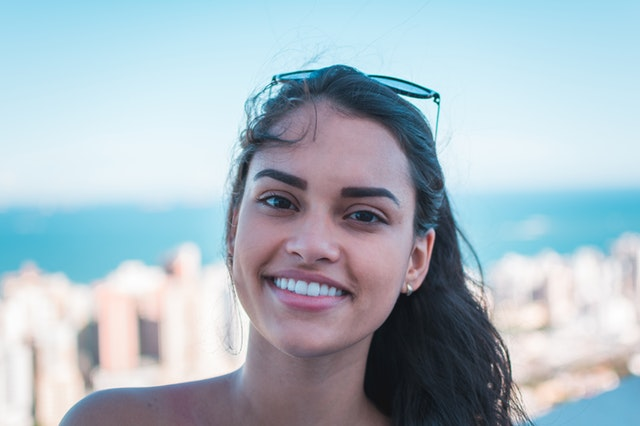
#> input picture opencv/opencv(8) temel işlemler/smile.jpg, 640 x 426 px
$ python 'morfolojik işlemler.py'
#> lines starting #> are read from the running program, lines starting #| are printed output that depends on the picture
import cv2
import numpy as np

img = cv2.imread("smile.jpg", 0)
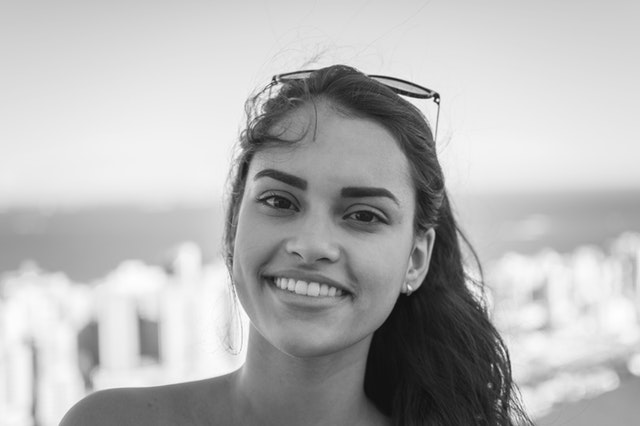
#> img: shape (426, 640); min 12, max 255, mean 181.5

kernel = np.ones((5,5),np.uint8) # bu matrisi üzerinde 5 kez uygulatıyor

# [11 lines of commented-out code are left out]

gradient = cv2.morphologyEx(img, cv2.MORPH_GRADIENT,kernel) # nesne dışı beyaz içi siyah olarak bırakır
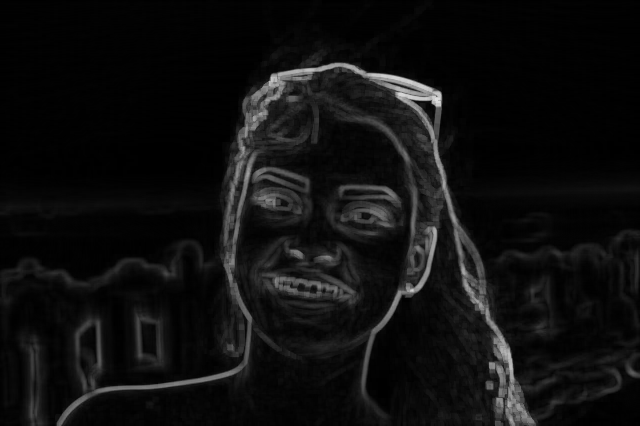
#> gradient: shape (426, 640); min 0, max 220, mean 15.2
cv2.imshow("gradient",gradient)

# tophat = cv2.morphologyEx(img,cv2.MORPHOLOGY_TOPHAT,kernel)
# cv2.imshow("TOPHAT",tophat)

cv2.imshow("img",img)


cv2.waitKey(0)
cv2.destroyWindow()
